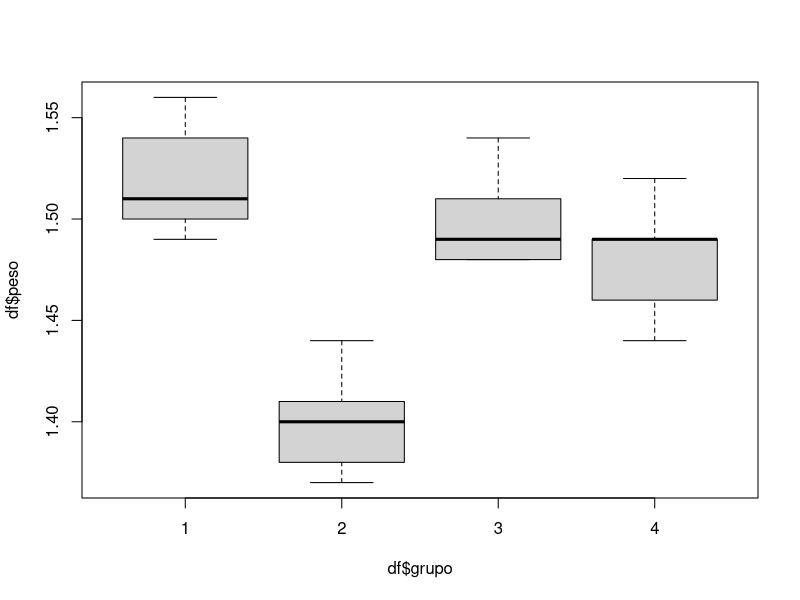
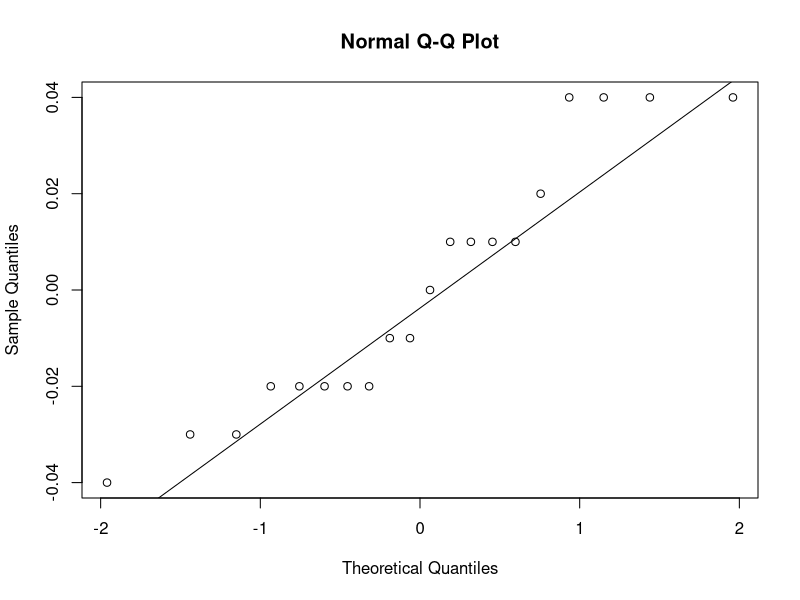

Source code (R) for these figures, in order: (Note: this script raises an error after producing the figures.)
#### Ficha 04 ----

# 01

a1 = c(1.56,1.50,1.54,1.49,1.51)
a2 = c(1.38,1.41,1.44,1.37,1.40)
a3 = c(1.49,1.54,1.48,1.51,1.48)
a4 = c(1.46,1.49,1.44,1.52,1.49)

df = data.frame(peso=c(a1,a2,a3,a4),grupo=factor(gl(4,5,20)))   
attach(df)

mod = aov(df$peso~df$grupo)
summary(mod)

boxplot(df$peso~df$grupo)
pairwise.t.test(df$peso,df$grupo)

# pressupostos de normalidade dos residuos
qqnorm(mod$residuals)
qqline(mod$residuals)
shapiro.test(mod$residuals)
leveneTest(df$peso~df$grupo) 
plot(fitted(mod),residuals(mod))

# ex 02

sem_trat = c(117, 124, 40, 88, 40)
a = c(440, 264, 221, 136)
b = c(605, 626, 385, 475)
c = c(2664, 2078, 3584, 1540, 1840)

efeitos = c(sem_trat,a,b,c)
trat = c(rep('sem trat',5),rep('A',4),rep('B',4),rep('C',5))

mod = aov(efeitos~trat)
summary(mod)
boxplot(efeitos~trat)
pairwise.t.test(efeitos,trat)

# normalidade dos residuos
qqnorm(mod$residuals)
qqline(mod$residuals)
shapiro.test(mod$residuals)
# homoscedasticidade
plot(mod$fitted.values,mod$residuals)

# trasnformacao log
mod = aov(log(efeitos)~trat)
summary(mod)
# normalidade dos residuos
qqnorm(mod$residuals)
qqline(mod$residuals)
shapiro.test(mod$residuals)
# homoscedasticidade
plot(mod$fitted.values,mod$residuals)

# trasnformacao 1/y
mod = aov(1/efeitos~trat)
summary(mod)
# normalidade dos residuos
qqnorm(mod$residuals)
qqline(mod$residuals)
shapiro.test(mod$residuals)
# homoscedasticidade
plot(mod$fitted.values,mod$residuals)


# ex 03

n_fumou = c(35,120,90,109,82,40,68,84,124,77,140,127,58,110,42,57,93,70,51,74,74)
fuma = c(96,107,63,134,140,103,158)
ja_fumou = c(62, 78, 95, 69,73, 47, 82, 118,60, 85, 141, 131,77, 105, 64, 76,52, 46, 124, 69,115, 66, 65, 69,82, 91, 42, 97,52, 151, 53, 137,105, 40, 67, 103,143, 80, 95, 108,80, 57, 99, 56)

trat = c(rep('NF',length(n_fumou)),rep('F',length(fuma)),rep('JF',length(ja_fumou)))
efeitos = c(n_fumou,fuma,ja_fumou)

summary(aov(lm(efeitos~trat)))
pairwise.t.test(efeitos,trat)

boxplot(efeitos~trat)

# ex 04

homicidio = c(
  0.78, 1.71, 0.19, 1.55, 0.27, 4.08, 0.16, 1.88,
  1.88, 4.10, 0.14, 3.11, 0.42, 1.52, 0.35,
  0.25, 0.38, 2.38, 2.49, 0.35, 0.41, 1.49,
  0.81, 2.50, 0.21, 4.70, 2.39, 0.35, 1.18,
  0.04, 1.80, 0.13, 1.81, 4.38, 1.79, 2.26,
  0.04, 0.12, 1.32, 1.15, 0.10, 0.27, 0.19,
  0.09, 0.30, 3.58, 3.49, 1.24, 2.77, 0.47)
acidente = c(
  1.18, 1.46, 0.03, 0.65, 0.40, 7.62, 0.04, 0.05,
  3.85, 0.46, 0.47, 2.96)
suicidio = c(1.15, 0.54, 0.92, 0.35, 3.22, 0.21, 0.54, 1.82)

efeitos = c(homicidio,acidente,suicidio)
trat= c(rep('Homicidio',length(homicidio)),rep('Acidente',length(acidente)),rep('Suicidio',length(suicidio)))

summary(aov(lm(efeitos~trat)))
boxplot(efeitos~trat)
aov(lm(efeitos~trat))


# ex 05

a = c(2946, 2913, 2280, 3685, 2310, 2582, 3002, 2408)
b = c(3186, 2857, 3099, 2761, 3290, 2937, 3347)
c = c(2300, 2903, 2572, 2584, 2675, 2571)
d = c(2286,2938,2952,2348,2691,2858,2414,2008,2850,2762)

efeitos = c(a,b,c,d)
trat = c(rep('A',length(a)),rep('B',length(b)),rep('C',length(c)),rep('D',length(d)))

summary(aov(lm(efeitos~trat)))
boxplot(efeitos~trat)
pairwise.t.test(efeitos,trat)


# ex 06

## prof mode
or = gl(3,10,30,labels=c('asian','european','african'))##
parto = gl(2,5,30,labels=c('eutocito','distocito'))
##

peso = c(
  2.9, 3.5, 2.1,
  3.3, 3.4, 2.2,
  2.7, 3.3, 2.3,
  2.8, 3.4, 2.4,
  3.2, 3.3, 2.3,
  2.9, 3.9, 2.0,
  3.3, 4.1, 2.3,
  3.1, 4.0, 2.2,
  3.0, 4.0, 2.1,
  3.2, 3.9, 2.0
)
library(dplyr)
df6 = data.frame(origem,tipo_parto,peso)
df6 %>% group_by(origem,tipo_parto) %>% summarise(media_peso=mean(peso))
origem = rep(c('asiatica','europeia','africana'),10)
tipo_parto = c(rep('eutocito',15),rep('distocito',15))


length(peso)
length(origem)
length(tipo_parto)
boxplot(peso~origem)
boxplot(peso~tipo_parto)

summary(aov(peso~origem)) # efeito origem 11.174
summary(aov(peso~tipo_parto)) # efeito tipo parto 0.28
summary(aov(peso~origem+tipo_parto)) # 
summary(aov(peso~origem*tipo_parto)) # efeitos origem*tipo_parto 0.705


# ex 07
dias = c(7, 9, 10, 8, 9, 10, 9, 9, 12, 10, 9, 12, 11, 12, 14)
grupo_etario = factor(rep(c('<20','20 a 29','30 a 39','40 a 49','>50'),each=3),levels = c('<20','20 a 29','30 a 39','40 a 49','>50'))
tipo_manual = rep(c('A','B','C'),5)

summary(aov(dias~grupo_etario)) # pvalue 0.0827
pairwise.t.test(dias,grupo_etario)
boxplot(dias~grupo_etario)

summary(aov(dias~tipo_manual)) # 0.0491
pairwise.t.test(dias,tipo_manual)
boxplot(dias~tipo_manual)

summary(aov(dias~grupo_etario+tipo_manual))

# nao dá pra usar interacao porque temos so uma info dentro de cada celula
summary(aov(dias~grupo_etario*tipo_manual)) 

# ex 08

consonante = c(58, 68, 60, 68, 64,62, 70, 65, 80, 69,67, 78, 68, 81, 70,70, 81, 70, 89, 74)
nivel_inicial = factor(rep(c('Nulo','Muito Baixo','Baixo','Médio'),each=5),levels=c('Nulo','Muito Baixo','Baixo','Médio'))
metodo_motivacao = rep(c('A','B','C','D','E'),4)


length(consonante)
length(nivel_inicial)
length(metodo_motivacao)

summary(aov(consonante~nivel_inicial)) # 0.0365
boxplot(consonante~nivel_inicial)
pairwise.t.test(consonante,nivel_inicial)

summary(aov(consonante~metodo_motivacao)) # 0.0144
boxplot(consonante~metodo_motivacao)
pairwise.t.test(consonante,metodo_motivacao)

summary(aov(consonante~metodo_motivacao+nivel_inicial)) # 0.0144


# ex 09

maturidade_emocional= c(25, 18, 17, 28, 23, 24,22, 19, 19,28, 16, 18, 32, 24, 22,30, 20, 20,25, 14, 10, 35, 16, 8,30, 15, 12)
grupo_etario = factor(rep(c('15-19','20-24','25-29'),each=9),levels=c('15-19','20-24','25-29'))
consumo = factor(rep(c("Nunca","Ocasional","Diario"), times = 9),
                 levels = c("Nunca","Ocasional","Diario"))

mod <- aov(maturidade_emocional ~ grupo_etario * consumo)
mod <- aov(maturidade_emocional ~ grupo_etario+consumo+consumo*grupo_etario)
summary(mod)
# check residuals
hist(mod$residuals)
shapiro.test(mod$residuals)

# check homoscedasticity
plot(fitted(mod),residuals(mod))
interaction.plot(consumo, grupo_etario, maturidade_emocional,col=rainbow(3))

# try transformation

mod2 <- aov(1/maturidade_emocional ~ grupo_etario * consumo)
summary(mod2)
# check residuals
hist(mod2$residuals)
# check homoscedasticity
plot(fitted(mod2),residuals(mod2))
interaction.plot(consumo, grupo_etario, 1/maturidade_emocional,col=rainbow(3))



# ex 10

m <- c(4.31,4.68,4.17,5.75, 4.89,6.18,3.77,5.70, 4.05,4.48,5.20,5.53,
       4.44,4.23,5.28,5.97, 4.59,5.92,4.44,5.52, 4.13,3.41,3.89,4.58,
       4.61,3.64,3.64,5.21, 3.91,3.32,4.18,5.50, 4.52,3.51,4.48,5.18,
       4.43,3.75,4.27,4.15, 3.79,4.63,5.81,6.89, 4.17,4.59,5.20,6.18,
       4.47,4.90,5.34,6.21, 4.35,5.31,5.94,7.56, 3.59,4.81,5.56,6.73)
grupo_etario <- factor(rep(c(1,2,3),each=20))
ocupacao <- factor(rep(c('a','b','c','d'),15))
length(ocupacao)
mod2 <- aov(m ~ grupo_etario * ocupacao)
summary(mod2)
interaction.plot(ocupacao, grupo_etario, m)

# check residuals
hist(mod2$residuals)
shapiro.test(mod2$residuals)

# check homoscedasticity
plot(fitted(mod2),residuals(mod2))
interaction.plot(ocupacao, grupo_etario, m,col=rainbow(3))


# Efeito do consumo. Todas as linhas descem de Nunca para Ocasional. Quem nunca consome tem maior maturidade emocional (média 28,3, contra 18,3 e 16,7). É o efeito mais forte (F = 38,9).
# Efeito da idade. As linhas estão a alturas diferentes, mas a diferença depende do consumo. Entre os que nunca consomem, os mais velhos (20-24 e 25-29, ambos com 30) estão acima dos 15-19 (25). Entre os que consomem diariamente, os 25-29 ficam muito abaixo (10). Na média geral, o grupo 25-29 é o mais baixo (18,3).
# Interacção. As linhas não são paralelas e chegam a cruzar-se: a 25-29 parte do topo e termina bem abaixo das outras.
# Nos 25-29 a maturidade cai sempre, e de forma acentuada: 30 → 15 → 10.
# Nos 15-19 e 20-24 cai de Nunca para Ocasional e depois estabiliza (20 → 20). Consumir diariamente não piora em relação a consumir ocasionalmente.
# A queda total também difere: 5 pontos nos 15-19, 10 nos 20-24 e 20 nos 25-29.

# Conclusão para o relatório: o consumo de marijuana está associado a menor maturidade emocional, mas a magnitude desse efeito depende da idade. É muito mais forte no grupo 25-29, o único em que o consumo diário se distingue do ocasional. Como a interacção é significativa (p = 0,007), não faz sentido falar de “o efeito do consumo” sem indicar o grupo etário.



x=c(-1,-1,-1,-1,-1,0,0,0,0,0,1,1,1,1,1,2,2,2,2,2,
    3,3,3,3,3)
y=c(8,1,1,3,1,5,6,9,7,4,13,7,12,10,11,17,14,14,19,
    13,17,17,20,18,15)
plot(x,y)



x=c(8,6,11,12,14,17,18,24,19,23,26,40)
y=c(59,58,56,53,50,45,43,42,39,38,30,27)
plot(x,y)
modelo=lm(y~x)
summary(modelo)
confint(modelo) # intervalos de confianca para o modelo, o alpha e beta estará nesse intervalo
confint(modelo,level=0.99)
predict(modelo,data.frame(x=20))
predict(modelo,data.frame(x=20),int="c")
predict(modelo,data.frame(x=20),int="confidence")
predict(modelo,data.frame(x=20),int="p")

predict(modelo,data.frame(x=20),int="prediction")
novo=data.frame(x=seq(7,40,1))
bandas.prev= predict(modelo, novo, interval="prediction")
bandas.conf= predict(modelo, novo, interval="c")
matplot(novo$x,cbind(bandas.conf, bandas.prev[,-1]),lty=c(1,2,2,3,3), type="l",xlab="x", ylab="y")
points(x,y)
